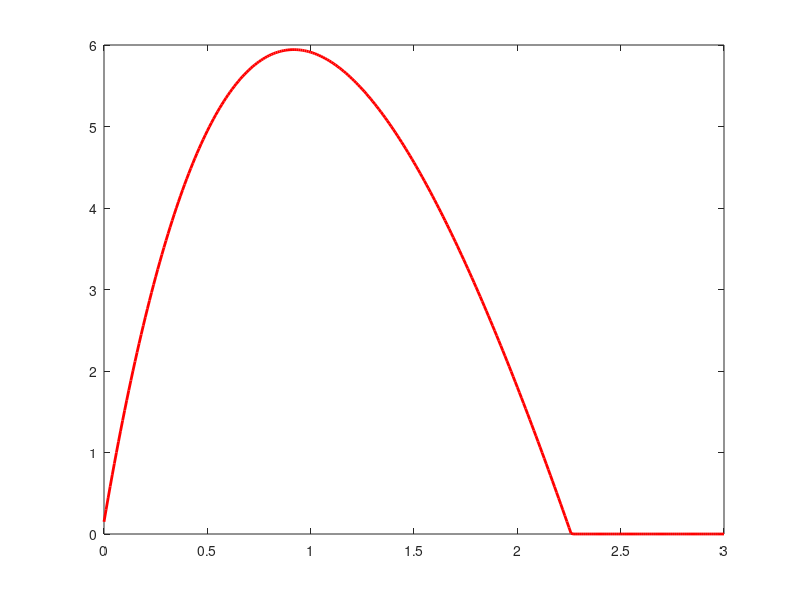

The MATLAB script that drew this image: (Note: this script raises an error after producing the figure.)
% Generated file by Simulation

% Cleanup
clc; clear all; close all;

% Predefined constants
sim_start = 0.0;
sim_end = 3.0;
sim_dt = 0.01;

% Time variable
sim_time = sim_start;

% Init container values
v.value = 15.0;
s.value = 0.0;

% Init parameter values

% Open output files
v.fp = fopen('v_data.txt', 'w');
s.fp = fopen('s_data.txt', 'w');

sim_count = ceil(sim_end / sim_dt) - ceil(sim_start / sim_dt);

% Debug only!
x = zeros(2, sim_count);

for i = 1 : sim_count + 1
	% Flow calculations
    dv.value = -9.81;
	ds.value = v.value;

	% Container calculations
	v.value = v.value + (-ds.value+dv.value) * sim_dt;
	s.value = s.value + ds.value * sim_dt;
    
    %if (v.value < 0)
    %    v.value = 0;
    %end;
    
    if (s.value < 0)
        s.value = 0;
    end;

	% Parameter calculations

	% Save calculations
	fprintf(v.fp, '%f\t%e\n', sim_time, v.value);
	fprintf(s.fp, '%f\t%e\n', sim_time, s.value);

	% Debug only!
	x(1,i)=s.value;
	x(2,i)=v.value;

	sim_time = sim_time + sim_dt;

end

% Close output files
fclose(v.fp);
fclose(s.fp);

% Debug only!
t = sim_start:sim_dt:sim_end;

figure(1);
plot(t,x(1,:),'r','LineWidth',2);
legend('dt=0.1',2);
title('Euler');

figure(2);
plot(t,x(2,:),'r','LineWidth',2);
legend('dt=0.1',2);
title('Euler');

